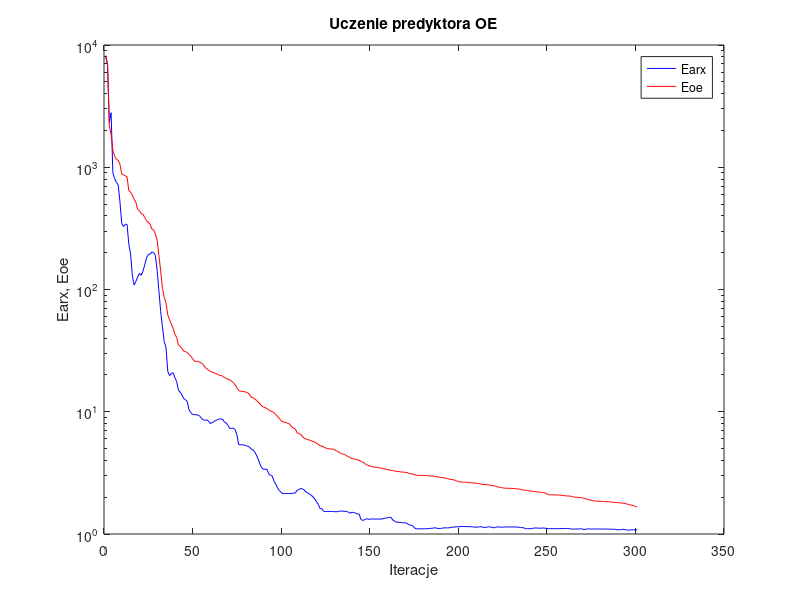
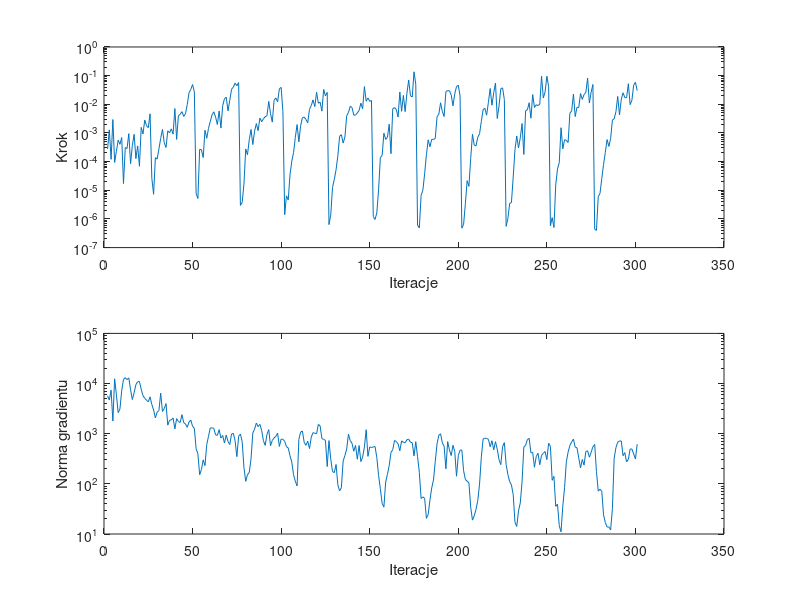

These charts were generated, in order, by the following MATLAB code:
%uczenie predyktora oe
clear all;
n=0; farx(n+1)=7.921848e+003; foe(n+1)=8.211869e+003; wspucz(n+1)=0.000000e+000; ng(n+1)=0.000000e+000;
%odnowa zmiennej metryki
n=1; farx(n+1)=6.870161e+003; foe(n+1)=7.045342e+003; krok(n+1)=2.755278e-004; ng(n+1)=5.697240e+003;
n=2; farx(n+1)=2.317191e+003; foe(n+1)=2.176679e+003; krok(n+1)=1.276921e-003; ng(n+1)=4.689016e+003;
n=3; farx(n+1)=2.795794e+003; foe(n+1)=1.863143e+003; krok(n+1)=1.203262e-004; ng(n+1)=7.387106e+003;
n=4; farx(n+1)=8.986656e+002; foe(n+1)=1.379441e+003; krok(n+1)=2.943935e-003; ng(n+1)=1.784972e+003;
n=5; farx(n+1)=8.069258e+002; foe(n+1)=1.228534e+003; krok(n+1)=9.345155e-005; ng(n+1)=1.241573e+004;
n=6; farx(n+1)=7.523514e+002; foe(n+1)=1.155867e+003; krok(n+1)=2.298193e-004; ng(n+1)=5.964752e+003;
n=7; farx(n+1)=7.185796e+002; foe(n+1)=1.144201e+003; krok(n+1)=5.617933e-004; ng(n+1)=2.632092e+003;
n=8; farx(n+1)=5.211255e+002; foe(n+1)=1.057916e+003; krok(n+1)=4.009002e-004; ng(n+1)=3.125349e+003;
n=9; farx(n+1)=3.474276e+002; foe(n+1)=8.803765e+002; krok(n+1)=6.935224e-004; ng(n+1)=7.272477e+003;
n=10; farx(n+1)=3.269341e+002; foe(n+1)=8.684647e+002; krok(n+1)=1.720017e-005; ng(n+1)=1.209354e+004;
n=11; farx(n+1)=3.413935e+002; foe(n+1)=8.523187e+002; krok(n+1)=3.098339e-004; ng(n+1)=1.309033e+004;
n=12; farx(n+1)=3.414572e+002; foe(n+1)=8.341753e+002; krok(n+1)=2.860226e-004; ng(n+1)=1.199583e+004;
n=13; farx(n+1)=2.359819e+002; foe(n+1)=6.437678e+002; krok(n+1)=9.447947e-004; ng(n+1)=1.297067e+004;
n=14; farx(n+1)=1.950668e+002; foe(n+1)=6.253942e+002; krok(n+1)=8.489916e-005; ng(n+1)=7.507047e+003;
n=15; farx(n+1)=1.298218e+002; foe(n+1)=5.912182e+002; krok(n+1)=3.657739e-004; ng(n+1)=4.795884e+003;
n=16; farx(n+1)=1.086512e+002; foe(n+1)=5.467276e+002; krok(n+1)=8.989595e-004; ng(n+1)=6.565771e+003;
n=17; farx(n+1)=1.164094e+002; foe(n+1)=5.176143e+002; krok(n+1)=1.274265e-004; ng(n+1)=9.526972e+003;
n=18; farx(n+1)=1.262675e+002; foe(n+1)=4.511358e+002; krok(n+1)=3.534472e-004; ng(n+1)=1.085968e+004;
n=19; farx(n+1)=1.354108e+002; foe(n+1)=4.413230e+002; krok(n+1)=6.888194e-005; ng(n+1)=1.097682e+004;
n=20; farx(n+1)=1.308190e+002; foe(n+1)=4.178315e+002; krok(n+1)=1.564230e-003; ng(n+1)=7.722789e+003;
n=21; farx(n+1)=1.409205e+002; foe(n+1)=4.126200e+002; krok(n+1)=9.232346e-004; ng(n+1)=5.721708e+003;
n=22; farx(n+1)=1.597275e+002; foe(n+1)=3.885642e+002; krok(n+1)=2.813867e-003; ng(n+1)=5.097367e+003;
n=23; farx(n+1)=1.812796e+002; foe(n+1)=3.646081e+002; krok(n+1)=1.784298e-003; ng(n+1)=4.643868e+003;
n=24; farx(n+1)=1.936222e+002; foe(n+1)=3.550851e+002; krok(n+1)=1.529718e-003; ng(n+1)=4.336121e+003;
n=25; farx(n+1)=1.942523e+002; foe(n+1)=3.418682e+002; krok(n+1)=4.653602e-003; ng(n+1)=5.430155e+003;
%odnowa zmiennej metryki
n=26; farx(n+1)=2.022235e+002; foe(n+1)=3.117574e+002; krok(n+1)=2.616958e-005; ng(n+1)=3.821543e+003;
n=27; farx(n+1)=2.007937e+002; foe(n+1)=3.088900e+002; krok(n+1)=7.265431e-006; ng(n+1)=2.964190e+003;
n=28; farx(n+1)=1.899975e+002; foe(n+1)=2.837891e+002; krok(n+1)=1.376014e-004; ng(n+1)=2.067431e+003;
n=29; farx(n+1)=1.430340e+002; foe(n+1)=2.525113e+002; krok(n+1)=1.222501e-004; ng(n+1)=2.696551e+003;
n=30; farx(n+1)=9.700175e+001; foe(n+1)=1.897738e+002; krok(n+1)=2.762358e-004; ng(n+1)=2.888433e+003;
n=31; farx(n+1)=6.612361e+001; foe(n+1)=1.416820e+002; krok(n+1)=6.483498e-004; ng(n+1)=6.419512e+003;
n=32; farx(n+1)=4.906768e+001; foe(n+1)=1.018453e+002; krok(n+1)=1.330026e-003; ng(n+1)=2.777042e+003;
n=33; farx(n+1)=3.749799e+001; foe(n+1)=8.631632e+001; krok(n+1)=4.576195e-004; ng(n+1)=3.162999e+003;
n=34; farx(n+1)=3.341751e+001; foe(n+1)=7.741894e+001; krok(n+1)=3.125285e-004; ng(n+1)=3.981883e+003;
n=35; farx(n+1)=2.139210e+001; foe(n+1)=6.201290e+001; krok(n+1)=1.185775e-003; ng(n+1)=1.481094e+003;
n=36; farx(n+1)=1.977162e+001; foe(n+1)=5.649309e+001; krok(n+1)=1.003628e-003; ng(n+1)=1.855663e+003;
n=37; farx(n+1)=2.051428e+001; foe(n+1)=5.253486e+001; krok(n+1)=1.389400e-003; ng(n+1)=1.883458e+003;
n=38; farx(n+1)=2.088975e+001; foe(n+1)=4.808739e+001; krok(n+1)=9.152390e-004; ng(n+1)=2.055900e+003;
n=39; farx(n+1)=1.902214e+001; foe(n+1)=4.318491e+001; krok(n+1)=7.088910e-003; ng(n+1)=1.243767e+003;
n=40; farx(n+1)=1.769202e+001; foe(n+1)=4.055351e+001; krok(n+1)=5.972073e-004; ng(n+1)=1.997094e+003;
n=41; farx(n+1)=1.505641e+001; foe(n+1)=3.520371e+001; krok(n+1)=3.990929e-003; ng(n+1)=1.749408e+003;
n=42; farx(n+1)=1.445801e+001; foe(n+1)=3.417126e+001; krok(n+1)=4.481978e-003; ng(n+1)=1.676250e+003;
n=43; farx(n+1)=1.371013e+001; foe(n+1)=3.291079e+001; krok(n+1)=5.548179e-003; ng(n+1)=2.399414e+003;
n=44; farx(n+1)=1.279270e+001; foe(n+1)=3.131192e+001; krok(n+1)=3.778589e-003; ng(n+1)=1.660843e+003;
n=45; farx(n+1)=1.254103e+001; foe(n+1)=3.101566e+001; krok(n+1)=4.708341e-003; ng(n+1)=1.563088e+003;
n=46; farx(n+1)=1.210325e+001; foe(n+1)=3.055924e+001; krok(n+1)=9.879138e-003; ng(n+1)=1.343248e+003;
n=47; farx(n+1)=1.034115e+001; foe(n+1)=2.938694e+001; krok(n+1)=2.539936e-002; ng(n+1)=1.704910e+003;
n=48; farx(n+1)=9.856062e+000; foe(n+1)=2.850481e+001; krok(n+1)=3.301014e-002; ng(n+1)=1.868348e+003;
n=49; farx(n+1)=9.492588e+000; foe(n+1)=2.725832e+001; krok(n+1)=4.904612e-002; ng(n+1)=1.404187e+003;
n=50; farx(n+1)=9.472571e+000; foe(n+1)=2.594630e+001; krok(n+1)=2.720095e-002; ng(n+1)=1.283122e+003;
%odnowa zmiennej metryki
n=51; farx(n+1)=9.445293e+000; foe(n+1)=2.582930e+001; krok(n+1)=7.618246e-006; ng(n+1)=5.028792e+002;
n=52; farx(n+1)=9.403768e+000; foe(n+1)=2.578950e+001; krok(n+1)=5.183676e-006; ng(n+1)=3.969610e+002;
n=53; farx(n+1)=9.232092e+000; foe(n+1)=2.545398e+001; krok(n+1)=2.695564e-004; ng(n+1)=1.521971e+002;
n=54; farx(n+1)=8.842255e+000; foe(n+1)=2.503332e+001; krok(n+1)=2.594055e-004; ng(n+1)=1.931833e+002;
n=55; farx(n+1)=8.573584e+000; foe(n+1)=2.439273e+001; krok(n+1)=1.389822e-004; ng(n+1)=3.010398e+002;
n=56; farx(n+1)=8.506265e+000; foe(n+1)=2.303051e+001; krok(n+1)=1.242471e-003; ng(n+1)=2.307337e+002;
n=57; farx(n+1)=8.582575e+000; foe(n+1)=2.249501e+001; krok(n+1)=6.524338e-004; ng(n+1)=6.090055e+002;
n=58; farx(n+1)=8.401343e+000; foe(n+1)=2.193324e+001; krok(n+1)=1.457389e-003; ng(n+1)=8.903790e+002;
n=59; farx(n+1)=7.999078e+000; foe(n+1)=2.140209e+001; krok(n+1)=2.530456e-003; ng(n+1)=1.303364e+003;
n=60; farx(n+1)=8.145370e+000; foe(n+1)=2.107966e+001; krok(n+1)=4.312903e-003; ng(n+1)=1.308308e+003;
n=61; farx(n+1)=8.294405e+000; foe(n+1)=2.084105e+001; krok(n+1)=5.478088e-003; ng(n+1)=1.274015e+003;
n=62; farx(n+1)=8.499112e+000; foe(n+1)=2.052764e+001; krok(n+1)=3.558977e-003; ng(n+1)=9.481255e+002;
n=63; farx(n+1)=8.592281e+000; foe(n+1)=2.030798e+001; krok(n+1)=1.969225e-003; ng(n+1)=9.269988e+002;
n=64; farx(n+1)=8.742361e+000; foe(n+1)=1.991472e+001; krok(n+1)=5.828795e-003; ng(n+1)=1.205295e+003;
n=65; farx(n+1)=8.719319e+000; foe(n+1)=1.979466e+001; krok(n+1)=1.478882e-003; ng(n+1)=8.177950e+002;
n=66; farx(n+1)=8.672442e+000; foe(n+1)=1.952764e+001; krok(n+1)=8.996953e-003; ng(n+1)=9.224606e+002;
n=67; farx(n+1)=8.240726e+000; foe(n+1)=1.902689e+001; krok(n+1)=1.559274e-002; ng(n+1)=6.515609e+002;
n=68; farx(n+1)=8.070675e+000; foe(n+1)=1.872619e+001; krok(n+1)=1.778972e-002; ng(n+1)=9.396854e+002;
n=69; farx(n+1)=7.731197e+000; foe(n+1)=1.851120e+001; krok(n+1)=5.894618e-003; ng(n+1)=6.982605e+002;
n=70; farx(n+1)=7.318507e+000; foe(n+1)=1.820526e+001; krok(n+1)=1.392711e-002; ng(n+1)=6.065300e+002;
n=71; farx(n+1)=7.308572e+000; foe(n+1)=1.777908e+001; krok(n+1)=3.350022e-002; ng(n+1)=9.833420e+002;
n=72; farx(n+1)=7.347522e+000; foe(n+1)=1.735352e+001; krok(n+1)=3.975906e-002; ng(n+1)=1.017639e+003;
n=73; farx(n+1)=7.165257e+000; foe(n+1)=1.659738e+001; krok(n+1)=5.454638e-002; ng(n+1)=7.231730e+002;
n=74; farx(n+1)=6.518962e+000; foe(n+1)=1.570796e+001; krok(n+1)=4.438543e-002; ng(n+1)=3.490032e+002;
n=75; farx(n+1)=5.389337e+000; foe(n+1)=1.496822e+001; krok(n+1)=5.753289e-002; ng(n+1)=8.868492e+002;
%odnowa zmiennej metryki
n=76; farx(n+1)=5.372975e+000; foe(n+1)=1.474915e+001; krok(n+1)=2.956550e-006; ng(n+1)=9.864789e+002;
n=77; farx(n+1)=5.367927e+000; foe(n+1)=1.466605e+001; krok(n+1)=3.779703e-006; ng(n+1)=6.948852e+002;
n=78; farx(n+1)=5.339796e+000; foe(n+1)=1.462741e+001; krok(n+1)=1.656922e-005; ng(n+1)=2.108582e+002;
n=79; farx(n+1)=5.306509e+000; foe(n+1)=1.448043e+001; krok(n+1)=2.775026e-004; ng(n+1)=1.122144e+002;
n=80; farx(n+1)=5.216459e+000; foe(n+1)=1.429003e+001; krok(n+1)=1.733806e-004; ng(n+1)=1.531785e+002;
n=81; farx(n+1)=5.156718e+000; foe(n+1)=1.395855e+001; krok(n+1)=5.854853e-004; ng(n+1)=1.691122e+002;
n=82; farx(n+1)=4.971121e+000; foe(n+1)=1.314705e+001; krok(n+1)=1.324250e-003; ng(n+1)=3.142296e+002;
n=83; farx(n+1)=4.902138e+000; foe(n+1)=1.303585e+001; krok(n+1)=3.939441e-004; ng(n+1)=1.036627e+003;
n=84; farx(n+1)=4.702750e+000; foe(n+1)=1.276426e+001; krok(n+1)=1.164626e-003; ng(n+1)=1.230172e+003;
n=85; farx(n+1)=4.433724e+000; foe(n+1)=1.242254e+001; krok(n+1)=2.117016e-003; ng(n+1)=1.633395e+003;
n=86; farx(n+1)=4.116673e+000; foe(n+1)=1.204881e+001; krok(n+1)=1.203868e-003; ng(n+1)=1.381264e+003;
n=87; farx(n+1)=3.738119e+000; foe(n+1)=1.160414e+001; krok(n+1)=3.303309e-003; ng(n+1)=1.536021e+003;
n=88; farx(n+1)=3.491308e+000; foe(n+1)=1.115938e+001; krok(n+1)=2.458210e-003; ng(n+1)=1.164214e+003;
n=89; farx(n+1)=3.385878e+000; foe(n+1)=1.096461e+001; krok(n+1)=3.122142e-003; ng(n+1)=7.231236e+002;
n=90; farx(n+1)=3.383080e+000; foe(n+1)=1.076766e+001; krok(n+1)=3.698907e-003; ng(n+1)=5.845194e+002;
n=91; farx(n+1)=3.381257e+000; foe(n+1)=1.062790e+001; krok(n+1)=4.008930e-003; ng(n+1)=9.695065e+002;
n=92; farx(n+1)=3.103011e+000; foe(n+1)=1.032831e+001; krok(n+1)=1.263902e-002; ng(n+1)=1.207069e+003;
n=93; farx(n+1)=3.014695e+000; foe(n+1)=1.013473e+001; krok(n+1)=4.736926e-003; ng(n+1)=5.757253e+002;
n=94; farx(n+1)=2.978634e+000; foe(n+1)=1.005598e+001; krok(n+1)=2.388016e-003; ng(n+1)=7.331785e+002;
n=95; farx(n+1)=2.685664e+000; foe(n+1)=9.794273e+000; krok(n+1)=1.376948e-002; ng(n+1)=8.235093e+002;
n=96; farx(n+1)=2.556370e+000; foe(n+1)=9.488570e+000; krok(n+1)=1.664870e-002; ng(n+1)=8.845907e+002;
n=97; farx(n+1)=2.375466e+000; foe(n+1)=9.132415e+000; krok(n+1)=1.223760e-002; ng(n+1)=1.025238e+003;
n=98; farx(n+1)=2.265630e+000; foe(n+1)=8.805936e+000; krok(n+1)=3.497807e-002; ng(n+1)=5.574689e+002;
n=99; farx(n+1)=2.188678e+000; foe(n+1)=8.426166e+000; krok(n+1)=3.876047e-002; ng(n+1)=7.825319e+002;
n=100; farx(n+1)=2.136697e+000; foe(n+1)=8.265878e+000; krok(n+1)=5.478088e-003; ng(n+1)=7.702598e+002;
%odnowa zmiennej metryki
n=101; farx(n+1)=2.140512e+000; foe(n+1)=8.233587e+000; krok(n+1)=1.406573e-006; ng(n+1)=7.039738e+002;
n=102; farx(n+1)=2.145121e+000; foe(n+1)=8.130201e+000; krok(n+1)=6.399779e-006; ng(n+1)=5.515639e+002;
n=103; farx(n+1)=2.147643e+000; foe(n+1)=8.036461e+000; krok(n+1)=4.625905e-006; ng(n+1)=5.202271e+002;
n=104; farx(n+1)=2.139942e+000; foe(n+1)=7.875851e+000; krok(n+1)=3.473178e-005; ng(n+1)=3.633267e+002;
n=105; farx(n+1)=2.140516e+000; foe(n+1)=7.499198e+000; krok(n+1)=1.042068e-004; ng(n+1)=2.737439e+002;
n=106; farx(n+1)=2.160465e+000; foe(n+1)=7.349855e+000; krok(n+1)=2.045211e-004; ng(n+1)=1.515212e+002;
n=107; farx(n+1)=2.161601e+000; foe(n+1)=7.241562e+000; krok(n+1)=7.010487e-004; ng(n+1)=1.126785e+002;
n=108; farx(n+1)=2.280300e+000; foe(n+1)=6.728363e+000; krok(n+1)=1.964993e-003; ng(n+1)=9.085262e+001;
n=109; farx(n+1)=2.307757e+000; foe(n+1)=6.641211e+000; krok(n+1)=4.912482e-004; ng(n+1)=7.745595e+002;
n=110; farx(n+1)=2.357656e+000; foe(n+1)=6.525275e+000; krok(n+1)=1.779752e-003; ng(n+1)=1.074064e+003;
n=111; farx(n+1)=2.337058e+000; foe(n+1)=6.263410e+000; krok(n+1)=3.416071e-003; ng(n+1)=1.134177e+003;
n=112; farx(n+1)=2.302336e+000; foe(n+1)=6.070451e+000; krok(n+1)=3.581841e-003; ng(n+1)=6.737455e+002;
n=113; farx(n+1)=2.203591e+000; foe(n+1)=5.982047e+000; krok(n+1)=2.972972e-003; ng(n+1)=5.859662e+002;
n=114; farx(n+1)=2.167032e+000; foe(n+1)=5.943299e+000; krok(n+1)=2.254077e-003; ng(n+1)=7.120512e+002;
n=115; farx(n+1)=2.118228e+000; foe(n+1)=5.852799e+000; krok(n+1)=6.669234e-003; ng(n+1)=5.051728e+002;
n=116; farx(n+1)=2.072940e+000; foe(n+1)=5.788615e+000; krok(n+1)=9.016309e-003; ng(n+1)=8.521684e+002;
n=117; farx(n+1)=2.010527e+000; foe(n+1)=5.710477e+000; krok(n+1)=1.430505e-002; ng(n+1)=1.050614e+003;
n=118; farx(n+1)=1.933340e+000; foe(n+1)=5.660109e+000; krok(n+1)=8.300088e-003; ng(n+1)=1.020688e+003;
n=119; farx(n+1)=1.826116e+000; foe(n+1)=5.496698e+000; krok(n+1)=2.642647e-002; ng(n+1)=9.982906e+002;
n=120; farx(n+1)=1.743963e+000; foe(n+1)=5.418209e+000; krok(n+1)=1.086709e-002; ng(n+1)=1.534295e+003;
n=121; farx(n+1)=1.614417e+000; foe(n+1)=5.275536e+000; krok(n+1)=1.189399e-002; ng(n+1)=1.431443e+003;
n=122; farx(n+1)=1.610653e+000; foe(n+1)=5.230139e+000; krok(n+1)=5.767896e-003; ng(n+1)=8.020458e+002;
n=123; farx(n+1)=1.532791e+000; foe(n+1)=5.144833e+000; krok(n+1)=3.294851e-002; ng(n+1)=7.687013e+002;
n=124; farx(n+1)=1.523591e+000; foe(n+1)=5.066933e+000; krok(n+1)=1.963396e-002; ng(n+1)=7.374865e+002;
n=125; farx(n+1)=1.530976e+000; foe(n+1)=4.997786e+000; krok(n+1)=2.606552e-002; ng(n+1)=2.217053e+002;
%odnowa zmiennej metryki
n=126; farx(n+1)=1.530221e+000; foe(n+1)=4.978508e+000; krok(n+1)=6.352597e-007; ng(n+1)=7.291249e+002;
n=127; farx(n+1)=1.529798e+000; foe(n+1)=4.972101e+000; krok(n+1)=1.391770e-006; ng(n+1)=3.111202e+002;
n=128; farx(n+1)=1.528855e+000; foe(n+1)=4.950377e+000; krok(n+1)=1.259797e-005; ng(n+1)=1.766468e+002;
n=129; farx(n+1)=1.521916e+000; foe(n+1)=4.916991e+000; krok(n+1)=2.390156e-005; ng(n+1)=1.670205e+002;
n=130; farx(n+1)=1.522945e+000; foe(n+1)=4.799940e+000; krok(n+1)=5.210339e-005; ng(n+1)=2.432940e+002;
n=131; farx(n+1)=1.523226e+000; foe(n+1)=4.751626e+000; krok(n+1)=1.592886e-004; ng(n+1)=9.548234e+001;
n=132; farx(n+1)=1.538225e+000; foe(n+1)=4.623836e+000; krok(n+1)=7.648589e-004; ng(n+1)=7.210722e+001;
n=133; farx(n+1)=1.539605e+000; foe(n+1)=4.544298e+000; krok(n+1)=8.704444e-004; ng(n+1)=8.380576e+001;
n=134; farx(n+1)=1.536071e+000; foe(n+1)=4.505545e+000; krok(n+1)=4.430569e-004; ng(n+1)=2.857243e+002;
n=135; farx(n+1)=1.530947e+000; foe(n+1)=4.464123e+000; krok(n+1)=7.240164e-004; ng(n+1)=3.677970e+002;
n=136; farx(n+1)=1.534644e+000; foe(n+1)=4.353388e+000; krok(n+1)=3.965892e-003; ng(n+1)=4.946418e+002;
n=137; farx(n+1)=1.504564e+000; foe(n+1)=4.298074e+000; krok(n+1)=5.173682e-003; ng(n+1)=9.800751e+002;
n=138; farx(n+1)=1.479118e+000; foe(n+1)=4.214642e+000; krok(n+1)=8.518466e-003; ng(n+1)=7.239344e+002;
n=139; farx(n+1)=1.506393e+000; foe(n+1)=4.134904e+000; krok(n+1)=7.767283e-003; ng(n+1)=6.456170e+002;
n=140; farx(n+1)=1.498381e+000; foe(n+1)=4.119897e+000; krok(n+1)=4.207904e-003; ng(n+1)=4.470101e+002;
n=141; farx(n+1)=1.479904e+000; foe(n+1)=4.087293e+000; krok(n+1)=4.201739e-003; ng(n+1)=5.847757e+002;
n=142; farx(n+1)=1.460360e+000; foe(n+1)=4.057692e+000; krok(n+1)=5.003630e-003; ng(n+1)=3.098357e+002;
n=143; farx(n+1)=1.459025e+000; foe(n+1)=4.014354e+000; krok(n+1)=6.072741e-003; ng(n+1)=5.805636e+002;
n=144; farx(n+1)=1.316229e+000; foe(n+1)=3.919785e+000; krok(n+1)=1.095618e-002; ng(n+1)=2.781799e+002;
n=145; farx(n+1)=1.291447e+000; foe(n+1)=3.871639e+000; krok(n+1)=6.947618e-003; ng(n+1)=3.407046e+002;
n=146; farx(n+1)=1.306973e+000; foe(n+1)=3.780130e+000; krok(n+1)=4.134280e-002; ng(n+1)=5.457591e+002;
n=147; farx(n+1)=1.330104e+000; foe(n+1)=3.701961e+000; krok(n+1)=1.284535e-002; ng(n+1)=1.202842e+003;
n=148; farx(n+1)=1.328247e+000; foe(n+1)=3.644057e+000; krok(n+1)=1.664870e-002; ng(n+1)=3.532109e+002;
n=149; farx(n+1)=1.313882e+000; foe(n+1)=3.598452e+000; krok(n+1)=1.269968e-002; ng(n+1)=5.448248e+002;
n=150; farx(n+1)=1.330031e+000; foe(n+1)=3.563463e+000; krok(n+1)=1.360047e-002; ng(n+1)=5.300427e+002;
%odnowa zmiennej metryki
n=151; farx(n+1)=1.326519e+000; foe(n+1)=3.533639e+000; krok(n+1)=1.209405e-006; ng(n+1)=5.449695e+002;
n=152; farx(n+1)=1.325591e+000; foe(n+1)=3.520861e+000; krok(n+1)=9.623223e-007; ng(n+1)=5.544806e+002;
n=153; farx(n+1)=1.324540e+000; foe(n+1)=3.508541e+000; krok(n+1)=1.611355e-006; ng(n+1)=3.361659e+002;
n=154; farx(n+1)=1.325211e+000; foe(n+1)=3.497919e+000; krok(n+1)=1.034200e-005; ng(n+1)=1.471303e+002;
n=155; farx(n+1)=1.323250e+000; foe(n+1)=3.459835e+000; krok(n+1)=1.376014e-004; ng(n+1)=7.997156e+001;
n=156; farx(n+1)=1.325685e+000; foe(n+1)=3.451299e+000; krok(n+1)=1.638382e-004; ng(n+1)=4.096816e+001;
n=157; farx(n+1)=1.342723e+000; foe(n+1)=3.413603e+000; krok(n+1)=9.796872e-004; ng(n+1)=3.438025e+001;
n=158; farx(n+1)=1.349818e+000; foe(n+1)=3.389647e+000; krok(n+1)=5.966176e-004; ng(n+1)=1.085754e+002;
n=159; farx(n+1)=1.356043e+000; foe(n+1)=3.371158e+000; krok(n+1)=7.039256e-004; ng(n+1)=1.551827e+002;
n=160; farx(n+1)=1.367742e+000; foe(n+1)=3.331995e+000; krok(n+1)=2.021294e-003; ng(n+1)=2.312598e+002;
n=161; farx(n+1)=1.368685e+000; foe(n+1)=3.325168e+000; krok(n+1)=1.897438e-004; ng(n+1)=4.218960e+002;
n=162; farx(n+1)=1.303022e+000; foe(n+1)=3.298708e+000; krok(n+1)=7.000907e-003; ng(n+1)=4.794756e+002;
n=163; farx(n+1)=1.272507e+000; foe(n+1)=3.275542e+000; krok(n+1)=7.671715e-003; ng(n+1)=7.325142e+002;
n=164; farx(n+1)=1.251950e+000; foe(n+1)=3.253598e+000; krok(n+1)=6.572826e-003; ng(n+1)=6.994518e+002;
n=165; farx(n+1)=1.247553e+000; foe(n+1)=3.246733e+000; krok(n+1)=3.595838e-003; ng(n+1)=6.300037e+002;
n=166; farx(n+1)=1.247140e+000; foe(n+1)=3.231706e+000; krok(n+1)=2.679765e-002; ng(n+1)=4.561291e+002;
n=167; farx(n+1)=1.237953e+000; foe(n+1)=3.215012e+000; krok(n+1)=5.711090e-003; ng(n+1)=7.193988e+002;
n=168; farx(n+1)=1.236301e+000; foe(n+1)=3.205420e+000; krok(n+1)=2.038266e-002; ng(n+1)=6.734460e+002;
n=169; farx(n+1)=1.234273e+000; foe(n+1)=3.197408e+000; krok(n+1)=5.548179e-003; ng(n+1)=6.621667e+002;
n=170; farx(n+1)=1.221335e+000; foe(n+1)=3.183205e+000; krok(n+1)=2.417030e-002; ng(n+1)=7.578496e+002;
n=171; farx(n+1)=1.192396e+000; foe(n+1)=3.128024e+000; krok(n+1)=7.071636e-002; ng(n+1)=7.788578e+002;
n=172; farx(n+1)=1.182570e+000; foe(n+1)=3.111512e+000; krok(n+1)=2.001452e-002; ng(n+1)=6.753778e+002;
n=173; farx(n+1)=1.176572e+000; foe(n+1)=3.102678e+000; krok(n+1)=1.793370e-002; ng(n+1)=6.625919e+002;
n=174; farx(n+1)=1.132679e+000; foe(n+1)=3.065912e+000; krok(n+1)=1.362644e-001; ng(n+1)=3.605301e+002;
n=175; farx(n+1)=1.103550e+000; foe(n+1)=3.025127e+000; krok(n+1)=5.019954e-002; ng(n+1)=6.936780e+002;
%odnowa zmiennej metryki
n=176; farx(n+1)=1.103328e+000; foe(n+1)=3.020774e+000; krok(n+1)=6.072965e-007; ng(n+1)=3.487853e+002;
n=177; farx(n+1)=1.103160e+000; foe(n+1)=3.020128e+000; krok(n+1)=4.870611e-007; ng(n+1)=1.701950e+002;
n=178; farx(n+1)=1.103406e+000; foe(n+1)=3.019279e+000; krok(n+1)=6.627791e-006; ng(n+1)=5.100881e+001;
n=179; farx(n+1)=1.103044e+000; foe(n+1)=3.017428e+000; krok(n+1)=1.001618e-005; ng(n+1)=5.499339e+001;
n=180; farx(n+1)=1.103468e+000; foe(n+1)=3.010927e+000; krok(n+1)=3.754715e-005; ng(n+1)=5.152429e+001;
n=181; farx(n+1)=1.103468e+000; foe(n+1)=3.008062e+000; krok(n+1)=1.736749e-004; ng(n+1)=2.048794e+001;
n=182; farx(n+1)=1.108431e+000; foe(n+1)=2.994739e+000; krok(n+1)=5.750926e-004; ng(n+1)=2.452743e+001;
n=183; farx(n+1)=1.110452e+000; foe(n+1)=2.987483e+000; krok(n+1)=3.301592e-004; ng(n+1)=4.718803e+001;
n=184; farx(n+1)=1.113382e+000; foe(n+1)=2.981858e+000; krok(n+1)=6.015953e-004; ng(n+1)=8.296798e+001;
n=185; farx(n+1)=1.118711e+000; foe(n+1)=2.969874e+000; krok(n+1)=5.890474e-004; ng(n+1)=1.190125e+002;
n=186; farx(n+1)=1.124949e+000; foe(n+1)=2.953493e+000; krok(n+1)=6.488063e-004; ng(n+1)=2.801254e+002;
n=187; farx(n+1)=1.112419e+000; foe(n+1)=2.936851e+000; krok(n+1)=3.683227e-003; ng(n+1)=6.288758e+002;
n=188; farx(n+1)=1.110414e+000; foe(n+1)=2.927893e+000; krok(n+1)=4.498477e-003; ng(n+1)=9.279321e+002;
n=189; farx(n+1)=1.109715e+000; foe(n+1)=2.907370e+000; krok(n+1)=1.131000e-002; ng(n+1)=9.965947e+002;
n=190; farx(n+1)=1.116129e+000; foe(n+1)=2.895551e+000; krok(n+1)=5.654998e-003; ng(n+1)=6.549229e+002;
n=191; farx(n+1)=1.122612e+000; foe(n+1)=2.885215e+000; krok(n+1)=3.748398e-003; ng(n+1)=5.641801e+002;
n=192; farx(n+1)=1.123703e+000; foe(n+1)=2.864203e+000; krok(n+1)=2.762153e-002; ng(n+1)=1.997041e+002;
n=193; farx(n+1)=1.120506e+000; foe(n+1)=2.836699e+000; krok(n+1)=3.010260e-002; ng(n+1)=6.954430e+002;
n=194; farx(n+1)=1.124639e+000; foe(n+1)=2.807633e+000; krok(n+1)=2.972664e-002; ng(n+1)=4.763171e+002;
n=195; farx(n+1)=1.133920e+000; foe(n+1)=2.792938e+000; krok(n+1)=2.142882e-002; ng(n+1)=3.664506e+002;
n=196; farx(n+1)=1.139573e+000; foe(n+1)=2.778564e+000; krok(n+1)=8.839546e-003; ng(n+1)=5.872835e+002;
n=197; farx(n+1)=1.138136e+000; foe(n+1)=2.759901e+000; krok(n+1)=2.308292e-002; ng(n+1)=4.408187e+002;
n=198; farx(n+1)=1.149235e+000; foe(n+1)=2.725097e+000; krok(n+1)=4.165943e-002; ng(n+1)=1.418674e+002;
n=199; farx(n+1)=1.140276e+000; foe(n+1)=2.683726e+000; krok(n+1)=4.655230e-002; ng(n+1)=3.660689e+002;
n=200; farx(n+1)=1.152013e+000; foe(n+1)=2.667286e+000; krok(n+1)=1.950573e-002; ng(n+1)=4.683251e+002;
%odnowa zmiennej metryki
n=201; farx(n+1)=1.151922e+000; foe(n+1)=2.659650e+000; krok(n+1)=4.749049e-007; ng(n+1)=4.731706e+002;
n=202; farx(n+1)=1.151530e+000; foe(n+1)=2.657906e+000; krok(n+1)=6.493407e-007; ng(n+1)=1.824615e+002;
n=203; farx(n+1)=1.150995e+000; foe(n+1)=2.655617e+000; krok(n+1)=3.395165e-006; ng(n+1)=1.227414e+002;
n=204; farx(n+1)=1.149809e+000; foe(n+1)=2.643143e+000; krok(n+1)=2.167257e-005; ng(n+1)=1.125050e+002;
n=205; farx(n+1)=1.148617e+000; foe(n+1)=2.634692e+000; krok(n+1)=1.373458e-005; ng(n+1)=1.053817e+002;
n=206; farx(n+1)=1.147270e+000; foe(n+1)=2.628361e+000; krok(n+1)=1.289459e-004; ng(n+1)=3.428989e+001;
n=207; farx(n+1)=1.143488e+000; foe(n+1)=2.615928e+000; krok(n+1)=8.965333e-004; ng(n+1)=1.892659e+001;
n=208; farx(n+1)=1.140600e+000; foe(n+1)=2.607956e+000; krok(n+1)=3.764443e-004; ng(n+1)=2.304365e+001;
n=209; farx(n+1)=1.137489e+000; foe(n+1)=2.600524e+000; krok(n+1)=3.551278e-004; ng(n+1)=3.095684e+001;
n=210; farx(n+1)=1.137967e+000; foe(n+1)=2.594287e+000; krok(n+1)=7.068943e-004; ng(n+1)=4.652450e+001;
n=211; farx(n+1)=1.144445e+000; foe(n+1)=2.576892e+000; krok(n+1)=9.382450e-004; ng(n+1)=9.890697e+001;
n=212; farx(n+1)=1.148531e+000; foe(n+1)=2.558099e+000; krok(n+1)=2.518078e-003; ng(n+1)=3.397797e+002;
n=213; farx(n+1)=1.134390e+000; foe(n+1)=2.546291e+000; krok(n+1)=6.480489e-003; ng(n+1)=7.822246e+002;
n=214; farx(n+1)=1.130600e+000; foe(n+1)=2.538163e+000; krok(n+1)=7.251821e-003; ng(n+1)=8.139131e+002;
n=215; farx(n+1)=1.135865e+000; foe(n+1)=2.532689e+000; krok(n+1)=4.161987e-003; ng(n+1)=8.061210e+002;
n=216; farx(n+1)=1.146312e+000; foe(n+1)=2.523666e+000; krok(n+1)=1.170476e-002; ng(n+1)=7.723209e+002;
n=217; farx(n+1)=1.142261e+000; foe(n+1)=2.509822e+000; krok(n+1)=3.559767e-002; ng(n+1)=5.493834e+002;
n=218; farx(n+1)=1.135694e+000; foe(n+1)=2.498610e+000; krok(n+1)=9.299198e-003; ng(n+1)=7.239444e+002;
n=219; farx(n+1)=1.121648e+000; foe(n+1)=2.484371e+000; krok(n+1)=2.549876e-002; ng(n+1)=4.773748e+002;
n=220; farx(n+1)=1.136769e+000; foe(n+1)=2.452483e+000; krok(n+1)=5.536703e-002; ng(n+1)=6.927093e+002;
n=221; farx(n+1)=1.140904e+000; foe(n+1)=2.430839e+000; krok(n+1)=3.201476e-003; ng(n+1)=4.889007e+002;
n=222; farx(n+1)=1.144526e+000; foe(n+1)=2.420652e+000; krok(n+1)=8.806488e-003; ng(n+1)=3.036162e+002;
n=223; farx(n+1)=1.136426e+000; foe(n+1)=2.406000e+000; krok(n+1)=3.497807e-002; ng(n+1)=2.417889e+002;
n=224; farx(n+1)=1.137066e+000; foe(n+1)=2.385252e+000; krok(n+1)=3.747106e-002; ng(n+1)=5.512668e+002;
n=225; farx(n+1)=1.141535e+000; foe(n+1)=2.370607e+000; krok(n+1)=1.462925e-002; ng(n+1)=6.634077e+002;
%odnowa zmiennej metryki
n=226; farx(n+1)=1.141537e+000; foe(n+1)=2.368596e+000; krok(n+1)=5.518667e-007; ng(n+1)=2.439737e+002;
n=227; farx(n+1)=1.141441e+000; foe(n+1)=2.367499e+000; krok(n+1)=1.034339e-006; ng(n+1)=1.539653e+002;
n=228; farx(n+1)=1.141181e+000; foe(n+1)=2.363258e+000; krok(n+1)=3.509456e-006; ng(n+1)=1.109564e+002;
n=229; farx(n+1)=1.141555e+000; foe(n+1)=2.361474e+000; krok(n+1)=3.712708e-006; ng(n+1)=9.493090e+001;
n=230; farx(n+1)=1.141959e+000; foe(n+1)=2.355028e+000; krok(n+1)=2.885108e-005; ng(n+1)=6.130420e+001;
n=231; farx(n+1)=1.141765e+000; foe(n+1)=2.349710e+000; krok(n+1)=2.609151e-004; ng(n+1)=1.715383e+001;
n=232; farx(n+1)=1.139346e+000; foe(n+1)=2.342297e+000; krok(n+1)=7.841746e-004; ng(n+1)=1.414787e+001;
n=233; farx(n+1)=1.136307e+000; foe(n+1)=2.333905e+000; krok(n+1)=3.019151e-004; ng(n+1)=2.890826e+001;
n=234; farx(n+1)=1.131502e+000; foe(n+1)=2.322063e+000; krok(n+1)=6.767654e-004; ng(n+1)=4.180535e+001;
n=235; farx(n+1)=1.126131e+000; foe(n+1)=2.291790e+000; krok(n+1)=2.133516e-003; ng(n+1)=1.103975e+002;
n=236; farx(n+1)=1.124145e+000; foe(n+1)=2.288837e+000; krok(n+1)=1.775310e-004; ng(n+1)=5.432160e+002;
n=237; farx(n+1)=1.104807e+000; foe(n+1)=2.277733e+000; krok(n+1)=5.945944e-003; ng(n+1)=5.875001e+002;
n=238; farx(n+1)=1.106389e+000; foe(n+1)=2.272521e+000; krok(n+1)=6.428545e-003; ng(n+1)=7.614498e+002;
n=239; farx(n+1)=1.105191e+000; foe(n+1)=2.250393e+000; krok(n+1)=1.132561e-002; ng(n+1)=8.079969e+002;
n=240; farx(n+1)=1.104446e+000; foe(n+1)=2.246918e+000; krok(n+1)=3.272561e-003; ng(n+1)=4.156339e+002;
n=241; farx(n+1)=1.113869e+000; foe(n+1)=2.229713e+000; krok(n+1)=2.191235e-002; ng(n+1)=4.250286e+002;
n=242; farx(n+1)=1.120046e+000; foe(n+1)=2.224046e+000; krok(n+1)=7.740832e-003; ng(n+1)=2.141809e+002;
n=243; farx(n+1)=1.118765e+000; foe(n+1)=2.216524e+000; krok(n+1)=9.661282e-003; ng(n+1)=3.496403e+002;
n=244; farx(n+1)=1.118341e+000; foe(n+1)=2.204248e+000; krok(n+1)=9.050552e-003; ng(n+1)=4.085468e+002;
n=245; farx(n+1)=1.113663e+000; foe(n+1)=2.200960e+000; krok(n+1)=1.007731e-002; ng(n+1)=2.408155e+002;
n=246; farx(n+1)=1.115932e+000; foe(n+1)=2.187536e+000; krok(n+1)=9.515193e-002; ng(n+1)=3.704147e+002;
n=247; farx(n+1)=1.121901e+000; foe(n+1)=2.177129e+000; krok(n+1)=1.660195e-002; ng(n+1)=4.056163e+002;
n=248; farx(n+1)=1.114498e+000; foe(n+1)=2.163538e+000; krok(n+1)=2.702970e-002; ng(n+1)=4.415546e+002;
n=249; farx(n+1)=1.110737e+000; foe(n+1)=2.125373e+000; krok(n+1)=9.571557e-002; ng(n+1)=3.044176e+002;
n=250; farx(n+1)=1.106109e+000; foe(n+1)=2.099040e+000; krok(n+1)=4.226038e-002; ng(n+1)=6.457798e+002;
%odnowa zmiennej metryki
n=251; farx(n+1)=1.106027e+000; foe(n+1)=2.091739e+000; krok(n+1)=5.686651e-007; ng(n+1)=5.584926e+002;
n=252; farx(n+1)=1.106193e+000; foe(n+1)=2.090745e+000; krok(n+1)=1.114308e-006; ng(n+1)=1.177438e+002;
n=253; farx(n+1)=1.106274e+000; foe(n+1)=2.090222e+000; krok(n+1)=5.006386e-007; ng(n+1)=1.409251e+002;
n=254; farx(n+1)=1.106154e+000; foe(n+1)=2.089270e+000; krok(n+1)=1.538085e-005; ng(n+1)=3.563992e+001;
n=255; farx(n+1)=1.105657e+000; foe(n+1)=2.085402e+000; krok(n+1)=5.538211e-005; ng(n+1)=3.929819e+001;
n=256; farx(n+1)=1.105348e+000; foe(n+1)=2.084453e+000; krok(n+1)=9.210340e-005; ng(n+1)=1.463055e+001;
n=257; farx(n+1)=1.106970e+000; foe(n+1)=2.076758e+000; krok(n+1)=1.524981e-003; ng(n+1)=1.106131e+001;
n=258; farx(n+1)=1.109018e+000; foe(n+1)=2.068611e+000; krok(n+1)=2.795810e-004; ng(n+1)=3.618673e+001;
n=259; farx(n+1)=1.109429e+000; foe(n+1)=2.056079e+000; krok(n+1)=5.782294e-004; ng(n+1)=8.451461e+001;
n=260; farx(n+1)=1.110359e+000; foe(n+1)=2.050898e+000; krok(n+1)=5.550052e-004; ng(n+1)=2.755819e+002;
n=261; farx(n+1)=1.110452e+000; foe(n+1)=2.046231e+000; krok(n+1)=4.644788e-004; ng(n+1)=4.305933e+002;
n=262; farx(n+1)=1.101657e+000; foe(n+1)=2.041065e+000; krok(n+1)=4.938447e-003; ng(n+1)=5.827351e+002;
n=263; farx(n+1)=1.099620e+000; foe(n+1)=2.035435e+000; krok(n+1)=5.852382e-003; ng(n+1)=6.853856e+002;
n=264; farx(n+1)=1.094025e+000; foe(n+1)=2.008674e+000; krok(n+1)=2.258989e-002; ng(n+1)=7.801677e+002;
n=265; farx(n+1)=1.099432e+000; foe(n+1)=2.002294e+000; krok(n+1)=3.739948e-003; ng(n+1)=5.394026e+002;
n=266; farx(n+1)=1.098897e+000; foe(n+1)=1.997337e+000; krok(n+1)=7.883344e-003; ng(n+1)=5.240307e+002;
n=267; farx(n+1)=1.098926e+000; foe(n+1)=1.994991e+000; krok(n+1)=7.711014e-003; ng(n+1)=3.298016e+002;
n=268; farx(n+1)=1.105270e+000; foe(n+1)=1.985993e+000; krok(n+1)=2.366103e-002; ng(n+1)=2.078229e+002;
n=269; farx(n+1)=1.098340e+000; foe(n+1)=1.974117e+000; krok(n+1)=1.481850e-002; ng(n+1)=3.060835e+002;
n=270; farx(n+1)=1.087105e+000; foe(n+1)=1.960382e+000; krok(n+1)=2.194150e-002; ng(n+1)=2.364266e+002;
n=271; farx(n+1)=1.093728e+000; foe(n+1)=1.946905e+000; krok(n+1)=2.602503e-002; ng(n+1)=4.421533e+002;
n=272; farx(n+1)=1.103488e+000; foe(n+1)=1.912756e+000; krok(n+1)=8.222485e-002; ng(n+1)=4.560435e+002;
n=273; farx(n+1)=1.098835e+000; foe(n+1)=1.907288e+000; krok(n+1)=1.109636e-002; ng(n+1)=3.405536e+002;
n=274; farx(n+1)=1.097155e+000; foe(n+1)=1.890221e+000; krok(n+1)=2.672451e-002; ng(n+1)=4.264488e+002;
n=275; farx(n+1)=1.098756e+000; foe(n+1)=1.868998e+000; krok(n+1)=4.904612e-002; ng(n+1)=5.497020e+002;
%odnowa zmiennej metryki
n=276; farx(n+1)=1.098670e+000; foe(n+1)=1.861274e+000; krok(n+1)=4.373285e-007; ng(n+1)=6.108086e+002;
n=277; farx(n+1)=1.098638e+000; foe(n+1)=1.860759e+000; krok(n+1)=3.996254e-007; ng(n+1)=1.764320e+002;
n=278; farx(n+1)=1.098766e+000; foe(n+1)=1.859194e+000; krok(n+1)=5.939356e-006; ng(n+1)=7.159806e+001;
n=279; farx(n+1)=1.098427e+000; foe(n+1)=1.855588e+000; krok(n+1)=7.784140e-006; ng(n+1)=7.814825e+001;
n=280; farx(n+1)=1.098338e+000; foe(n+1)=1.846737e+000; krok(n+1)=2.555890e-005; ng(n+1)=7.146586e+001;
n=281; farx(n+1)=1.097926e+000; foe(n+1)=1.844013e+000; krok(n+1)=7.961977e-005; ng(n+1)=2.412480e+001;
n=282; farx(n+1)=1.097882e+000; foe(n+1)=1.842008e+000; krok(n+1)=2.093774e-004; ng(n+1)=1.689246e+001;
n=283; farx(n+1)=1.097580e+000; foe(n+1)=1.837831e+000; krok(n+1)=5.885427e-004; ng(n+1)=1.375698e+001;
n=284; farx(n+1)=1.096177e+000; foe(n+1)=1.835239e+000; krok(n+1)=3.383827e-004; ng(n+1)=1.388301e+001;
n=285; farx(n+1)=1.095683e+000; foe(n+1)=1.832233e+000; krok(n+1)=6.399708e-004; ng(n+1)=1.205638e+001;
n=286; farx(n+1)=1.094216e+000; foe(n+1)=1.819148e+000; krok(n+1)=2.815703e-003; ng(n+1)=3.194724e+001;
n=287; farx(n+1)=1.094353e+000; foe(n+1)=1.815359e+000; krok(n+1)=3.128460e-003; ng(n+1)=3.252536e+002;
n=288; farx(n+1)=1.087272e+000; foe(n+1)=1.811985e+000; krok(n+1)=5.548179e-003; ng(n+1)=5.282844e+002;
n=289; farx(n+1)=1.081288e+000; foe(n+1)=1.806030e+000; krok(n+1)=1.878731e-002; ng(n+1)=6.780154e+002;
n=290; farx(n+1)=1.083454e+000; foe(n+1)=1.799228e+000; krok(n+1)=4.266621e-003; ng(n+1)=7.157750e+002;
n=291; farx(n+1)=1.084780e+000; foe(n+1)=1.792420e+000; krok(n+1)=1.479856e-002; ng(n+1)=7.166446e+002;
n=292; farx(n+1)=1.092683e+000; foe(n+1)=1.786489e+000; krok(n+1)=2.525939e-002; ng(n+1)=3.638997e+002;
n=293; farx(n+1)=1.087352e+000; foe(n+1)=1.779418e+000; krok(n+1)=1.725161e-002; ng(n+1)=4.207880e+002;
n=294; farx(n+1)=1.076904e+000; foe(n+1)=1.767136e+000; krok(n+1)=1.694661e-002; ng(n+1)=2.740477e+002;
n=295; farx(n+1)=1.077679e+000; foe(n+1)=1.737394e+000; krok(n+1)=5.223014e-002; ng(n+1)=3.076708e+002;
n=296; farx(n+1)=1.078665e+000; foe(n+1)=1.731240e+000; krok(n+1)=9.748751e-003; ng(n+1)=4.941549e+002;
n=297; farx(n+1)=1.082420e+000; foe(n+1)=1.721065e+000; krok(n+1)=1.384176e-002; ng(n+1)=4.956402e+002;
n=298; farx(n+1)=1.080964e+000; foe(n+1)=1.702465e+000; krok(n+1)=4.614317e-002; ng(n+1)=3.951686e+002;
n=299; farx(n+1)=1.080812e+000; foe(n+1)=1.681008e+000; krok(n+1)=5.893163e-002; ng(n+1)=3.135335e+002;
n=300; farx(n+1)=1.083103e+000; foe(n+1)=1.665275e+000; krok(n+1)=3.006981e-002; ng(n+1)=6.182995e+002;

figure; semilogy(farx,'b'); hold on; semilogy(foe,'r'); xlabel('Iteracje'); ylabel('Earx, Eoe'); legend('Earx','Eoe'); title('Uczenie predyktora OE');
figure; subplot(2,1,1); semilogy(krok); xlabel('Iteracje'); ylabel('Krok');
subplot(2,1,2); semilogy(ng); xlabel('Iteracje'); ylabel('Norma gradientu');
Earx=farx(n+1)
Eoe=foe(n+1)
